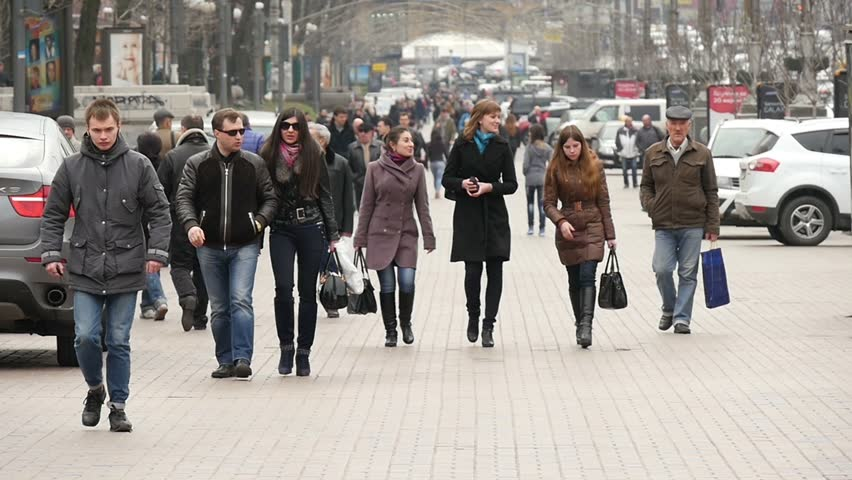
#> input picture iml-repo/vscode/02-material/W08/data/people01.jpg, 852 x 480 px
$ jupyter execute --allow-errors 03-hog.ipynb
#> lines starting #> are read from the running program, lines starting #| are printed output that depends on the picture; long printed decimals are rounded
# Gradient image features: Histogram of Oriented Gradients (HoG) introduction
This exercise is centered around extraction of gradient features from images. It consist of two parts:
1. Construction of sobel (derivative) filters and convolving them with a sample image.
2. Introduction and application of HoG features on a sample image.

The following cell loads a sample image.

[cell 1]
## load input image
import matplotlib.pyplot as plt


fn =  "./data/people01.jpg"
image = plt.imread(fn)
#> image is the input picture: shape (480, 852, 3); mean R, G, B 152.3, 146.7, 141.6
print(image.shape)
#| (480, 852, 3)

fig, ax1 = plt.subplots(figsize=(12, 8), sharex=True, sharey=True)

ax1.axis('off')
ax1.imshow(image, cmap=plt.cm.gray)
ax1.set_title('Input image')

---
**Task 1 (medium): Apply sobel filters👩‍💻**
The goal in this task is to construct derivative (sobel) filters in the x and y direction, and apply them by implementing a convolution algoritm.
The following steps must be completed:
1. Constuct the two gradient filters defined by the matrices below:

$$
sobel_x=\left[
	\begin{array}{r r r}
		-1 & 0 & 1 \\
		-2 & 0 & 2 \\
		-1 & 0 & 1
	\end{array}
\right],
sobel_y=\left[
	\begin{array}{r r r}
		-1 & -2 & -1 \\
		0 &  0 & 0 \\
		1 & 2 & 1
	\end{array}
\right]
$$
2. (Optional) For the exercises last week, the `convolve`
 method from scipy was used to apply the filters. You are free to reuse the same method for this exercise. Optionally, this week we implement the method `convolve2d`
 from scratch. Below is a breakdown of the `convolve2d`
 function used for performing a 2D convolution operation on an image:
    - Reverse the filter, flipping it both vertically and horizontally, to adhere to the convolution's mathematical definition.

    - Output preparation, create an empty array, the same size as the image, to capture the convolution results.

    - Add zero-padding around the image borders to ensure that the kernel properly processes the edges.

    - Convolution process, iterate over each pixel. For each, apply the kernel, multiply its values with the image segment, and sum the results to assign a new value to the pixel.

3. Apply the sobel filters using `convolve2d`
 (or `convolve`
 from scipy) on the sample image. Plot the results using the provided subplot template.

---

[cell 2]
import numpy as np
import matplotlib.pyplot as plt
from scipy.ndimage import convolve

def rgb2gray(rgb):
    """Convert RGB image to grayscale
       Parameters:
        rgb : RGB image
       Returns:
        Grayscale image
    """
    return np.dot(rgb[...,:3], [0.2989, 0.5870, 0.1140])

# [8 lines left out: function convolve2d, not called in this run]
    # write implementation here...


# Convert the image to grayscale
gray_image = rgb2gray(image)

# Compute the gradients using the Sobel operator
# Define the Sobel operator kernels.

# Step 1: construct sobel filters
sobel_x = np.array([[-1, 0, 1], [-2, 0, 2], [-1, 0, 1]])
sobel_y = np.array([[1, 2, 1], [0, 0, 0], [-1, -2, -1]])
# Step 2: implement / finish
...
# Step 3: convolve the image with the filters
convolve_x = convolve(gray_image, sobel_x)
convolve_y = convolve(gray_image, sobel_y)
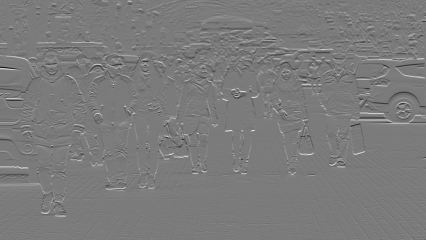
#> convolve_y: shape (480, 852) float64 (shown at 1/2 size); min -911.3, max 971.2, mean 1.6; drawn with min black and max white
# Step 4:  Visualize the original image and gradients with the following subplot template

plt.figure(figsize=(15, 5))
plt.subplot(1, 3, 1)
plt.imshow(gray_image, cmap='gray'),
plt.title('Original Grayscale Image')
plt.xticks([]), plt.yticks([])  # Hides the tick values on X and Y axis

plt.subplot(1, 3, 2)
plt.imshow(convolve_x, cmap='gray')
plt.title('Gradient along X-axis')
plt.xticks([]), plt.yticks([])  # Hides the tick values on X and Y axis

plt.subplot(1, 3, 3)
plt.imshow(convolve_y, cmap='gray')
plt.title('Gradient along Y-axis')
plt.xticks([]), plt.yticks([])  # Hides the tick values on X and Y axis
plt.show()

In the following section, you are reintroduced (see the classification lecture slides) to the [HOG descriptor](https://en.wikipedia.org/wiki/Histogram_of_oriented_gradients)
, shown how to calculate a HoG featues for an image, which includes a visualization of the HoG descriptor.
## Overview of Histogram of Oriented Gradients (HOG) Algorithm
The Histogram of Oriented Gradients (HOG) is a feature descriptor used in computer vision and image processing to detect objects. The process involves the following stages:

**1. Preprocessing / Smoothing:**

Initially, the image undergoes a global normalization application — a procedure that diminishes the effects of lighting discrepancies. A common technique involves gamma (power-law) compression, which can be achieved by calculating the square root or logarithm of each color channel. This stage helps in lessening the impact of local shadowing and highlights variations since the image texture strength is generally related to the local surface illumination.

**2. Calculation of Image Gradients:**

This stage focuses on computing the first-order image gradients. These gradients are crucial as they encapsulate information regarding contours, silhouettes, and textures. This process helps in maintaining resistance to different lighting conditions. The standard procedure is to either convert the image to grayscale or use the most prominent color channel.

**Info**

This step was implemented by us in the first part of the exercise.

**3. Creation of Cells and Calculation of Histograms:**

The objective here is to create an encoding that is attuned to local image content, yet stable against minor alterations in posture or appearance. This method involves partitioning the image window into smaller spatial segments known as "cells." Each cell undergoes a process to accumulate a local 1-D histogram that calculates gradient or edge orientations across all pixels within the cell. This histogram, known as the "orientation histogram," categorizes the gradient angle range into several predetermined bins, with the gradient magnitudes of the cell's pixels contributing to the histogram's data.

**4. Normalization Across Blocks:**

The subsequent stage involves normalizing, which takes into account local arrays of cells, and performs contrast adjustments on their collective responses before the next phase. This step is pivotal for achieving invariance to lighting, shadowing, and edge contrast. It operates by gathering a metric of local histogram "energy" over localized cell groups termed "blocks." This metric is then employed to normalize each cell within the block. Notably, while each cell might be common to multiple blocks, the normalizations are unique to each block, resulting in the cell's repeated appearance with distinct normalizations in the final output vector. Despite seeming redundant, this technique enhances performance. The descriptors obtained from these normalised blocks are what constitute the Histogram of Oriented Gradient (HOG) descriptors.
**5. Compilation of Feature Vector:**

The concluding step amalgamates the HOG descriptors from all block groupings, derived from a dense, overlapping grid spanning the detection window, into a unified feature vector. This vector is integral for the functionality of the window classifier.
In essence, the HOG algorithm is a sophisticated method that converts image data into a format conducive to object detection, with considerable resistance to variations in lighting and posture.

---
**Task 2 (easy): Calculate the HOG descriptor👩‍💻**
After block normalization, concatenate the resulting histograms into the final HOG feature descriptor (vector).
Use the function [skimage.feature.hog](https://scikit-image.org/docs/stable/api/skimage.feature.html<elem-0>.feature.hog)
 to compute
the feature descriptor vector from the resized image. Use the command:
```python
(fd, hog) = hog(
image,
orientations=bins,
pixels_per_cell=(pixels_per_cell, pixels_per_cell),
cells_per_block=(cells_per_block, cells_per_block),
block_norm="L2",
visualize=True,
feature_vector=False,
channel_axis=-1)

```
The function `skimage.features.hog`
 also returns the feature descriptor vector (`fd`
), in which its
size is equal to the number of: Bins $\times$ Block Columns
$\times$ Block Rows $\times$ Cells in the Block.

---

[cell 3]
from skimage.feature import hog
from skimage import data, exposure

# load new image
image1 = data.astronaut()[:270,100:320]
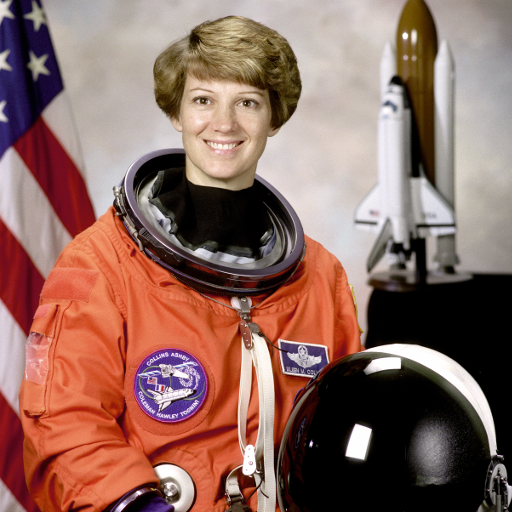
#> input picture skimage.data.astronaut(), 512 x 512 px
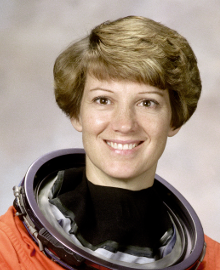
#> image1: shape (270, 220, 3); mean R, G, B 148.5, 130.6, 117.9
print(image1.shape)
#| (270, 220, 3)

feature_vector=True,
bins = 8
pixels_per_cell = 16
cells_per_block = 4

# replace this with hog feature results. fd is the feature vector and hog_image is the visualization of the calculated gradients.
fd1, hog_feat1 = hog(
    image1,
    orientations=bins,
    pixels_per_cell=(pixels_per_cell, pixels_per_cell),
    cells_per_block=(cells_per_block, cells_per_block),
    block_norm='L2',
    visualize=True,
    feature_vector=feature_vector,
    channel_axis=-1
)
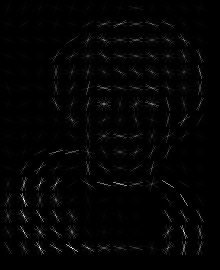
#> hog_feat1: shape (270, 220) float64; min 0, max 68.85, mean 1.1; drawn with min black and max white
#> fd1 = 16640 values, max 0.717 at index 14860, min 0 at index 12411, mean 0.0553

# after implementation of the HoG function, run the following plot
fig, (ax1, ax2) = plt.subplots(1, 2, figsize=(8, 4), sharex=True, sharey=True)

ax1.axis('off')
ax1.imshow(image1, cmap=plt.cm.gray)
ax1.set_title('Input image')

# Rescale histogram for better display
hog_image_rescaled = exposure.rescale_intensity(hog_feat1, in_range=(0, 10))

ax2.axis('off')
ax2.imshow(hog_image_rescaled, cmap=plt.cm.gray)
ax2.set_title('Histogram of Oriented Gradients')
plt.show()

---
**Task 3 (easy): Test the HOG descriptor👩‍💻**
Test the HOG descriptor and function settings:
Try changing:
- The number of bins
- The number of pixels per cell
- The number of cells per block

1. The number of cells per block does not change the visulization, why is that? what does it actually affect?
2. How much does the features space reduce by doing HoG (compare to the default setting)?    - Follow-up (optional), how is the number of output features (i.e. shape of HoG feature vector) defined by the settings (number of bins, number of pixels per cell, and number of cells per block)
**Tip**
Use the output shape of the feature vector to infer the relationship.

---
In the next cell we load another image (of a cat) and run the same code as above

1. Changing the `cells_per_block` parameters changes the size of the block moving over the image, and thereby how many blocks each cell is a part of. E.g. if we have 16 pixels per cell and a 64x64 image, then there are 4x4 cells ($16 \cdot 4 = 64$) no matter what, then `cells_per_block` simply says whether $1, 2, \cdots, \ or \ 4$ cells overlap when moving the block over the image. This affects the normalization and the final feature vector but will not be shown in the visualization of each cell.
2. Say each pixel in an image is a feature, and we have $64 \times 64$ image, 8 bins (orientations), (16, 16) pixels cells, and (2, 2) cell blocks. Then we have $4 \times 4$ cells and a stride of 1 cell, which results in a histogram with $3 \cdot 3 \cdot 4 \cdot 8 = 288 \ entries$ --> 288 features from a total of $64 \cdot 64 = 4096$

[cell 4]
image2 = data.cat()[:270,:440:2]
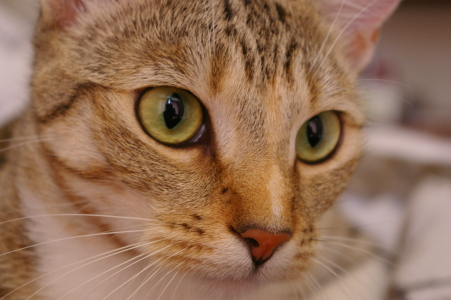
#> input picture skimage.data.cat(), 451 x 300 px
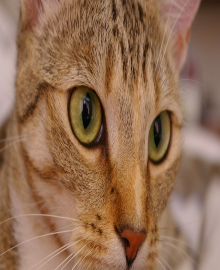
#> image2: shape (270, 220, 3); mean R, G, B 146.3, 109.6, 83.4
print(image2.shape)
#| (270, 220, 3)

bins = 8
pixels_per_cell = 16
cells_per_block = 4

# replace this with hog feature results. fd is the feature vector and hog_image is the visualization of the calculated gradients.
fd2,hog_feat2 = hog(
    image2,
    orientations=bins,
    pixels_per_cell=(pixels_per_cell, pixels_per_cell),
    cells_per_block=(cells_per_block, cells_per_block),
    visualize=True,
    feature_vector=feature_vector,
    channel_axis=-1,
)
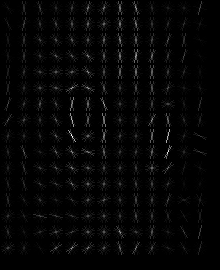
#> hog_feat2: shape (270, 220) float64; min 0, max 46.89, mean 1; drawn with min black and max white
#> fd2 = 16640 values, max 0.279 at index 11392, min 0 at index 97, mean 0.069

# after implementation of the HoG function, run the following plot
fig, (ax1, ax2) = plt.subplots(1, 2, figsize=(8, 4), sharex=True, sharey=True)

ax1.axis('off')
ax1.imshow(image2, cmap=plt.cm.gray)
ax1.set_title('Input image')

# Rescale histogram for better display
hog_image_rescaled2 = exposure.rescale_intensity(hog_feat2, in_range=(0, 10))
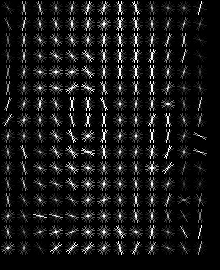
#> hog_image_rescaled2: shape (270, 220) float64; min 0, max 1, mean 0.0932

ax2.axis('off')
ax2.imshow(hog_image_rescaled2, cmap=plt.cm.gray)
ax2.set_title('Histogram of Oriented Gradients')

---
**Task 4 (easy): Use Hog Features👩‍💻**
In this task compare the HoG features extracted from the two images. Specifically do the following:
1. For different setting visually compare the hog features
2. Calculate the normalized (use `np.linalg.norm`
 to normalize vectors) scalar product between the two feature vectors `fd1`
 and `fd2`.
    - Was is the scalar product between two feacture vectors? (compare it to the value of 1 )
    - Repeat the calculation for multiple HoG filter settings, notice a difference?

#tip(Set `feature_vector`
=True in `hog`
)

3. Based on the similarity, explain how HoG features can be used to classify different images of cat/humans.

---

2. We're measuring the cosine similarity of the two vectors
    - We see that the result is $0.45$ and a value of $1.0$ would indicate they were completely similar and vice versa for $0.0$. So summarized they do share some similarities but not enough to say they're the same
    - Increasing bins and cells per block decreases the similarity of the image while increasing the pixel per cell increases the similarity between the two images. This shows how increasing the amount of pixels per cell, makes it harder to make out the objects in the image (to a certain degree), while increasing the bins allows for more features of the image to be included, and increasing the cells allows differences in other cells to show up more in a given cell
3. A threshold could be identified where past a certain similarity an image could be said to contain said object. Say we have an image of a human and an image of a cat, we then compare a third image to each of our two known images, in order to identify if a cat or human is contained in the image

[cell 5]
# 2
def calc_hog_norm(image1, image2, orientations, pixels_per_cell, cells_per_block):
#> called with orientations = 8, pixels_per_cell = 16, cells_per_block = 4
    fd1, _ = hog(
        image1,
        orientations=orientations,
        pixels_per_cell=(pixels_per_cell, pixels_per_cell),
        cells_per_block=(cells_per_block, cells_per_block),
        feature_vector=True,
        visualize=True,
        channel_axis=-1,
    )
#> fd1 = 16640 values, max 0.372 at index 14852, min 0 at index 12411, mean 0.0612

    fd2, _ = hog(
        image2,
        orientations=orientations,
        pixels_per_cell=(pixels_per_cell, pixels_per_cell),
        cells_per_block=(cells_per_block, cells_per_block),
        feature_vector=True,
        visualize=True,
        channel_axis=-1,
    )

    fd1_norm = fd1 / np.linalg.norm(fd1)
#> fd1_norm = 16640 values, max 0.0327 at index 14852, min 0 at index 12411, mean 0.00537
    fd2_norm = fd2 / np.linalg.norm(fd2)
#> fd2_norm = 16640 values, max 0.0245 at index 11392, min 0 at index 97, mean 0.00605

    return np.dot(fd1, fd2) / (np.linalg.norm(fd1) * np.linalg.norm(fd2))
    # return np.dot(fd1_norm, fd2_norm)

bins = 8
pixels_per_cell = 16
cells_per_block = 4
print(f'Question 2 part 1: {calc_hog_norm(image1, image2, bins, pixels_per_cell, cells_per_block)}')
#| Question 2 part 1: 0.5086


orientations = [2, 4, 8, 16]
bin_change = []
for bin in orientations:
    bin_change.append(calc_hog_norm(image1, image2, bin, pixels_per_cell, cells_per_block))
#> after the loop, bin_change = [0.804, 0.614, 0.509, 0.439]

pixels = [2, 4, 8, 16, 32, 64]
pixel_change = []
#> (the rest of this cell did not finish here and is left out)

---
**Task 5 (medium): Interpretation/ Understanding questions💡**
Test your implementation by selecting
multiple images available in our dataset (`peopleXY.jpg`
). You
have to compare (visually) the HOG features of people and non-people
images.
- What is visually needed for humans to identify objects visually, compared to hog features?
- How would you apply HoG features in practice to classify different objects in a larger image with multiple people?

---We will get back to that next week!
The code in the cell below visualizes the HoG features:

- Humans would use a unique shape and/or combination of colors. Consider an image of an eye from a random animal, while some eyes are unique many aren't which makes it difficult to guess which animal the eye is from. But given a larger part of the animal, say the head, now we have a more unique shape and more colors, or lack thereof, which makes it easier to make out which animal is in the picture. Hog features do something similar to using the shape of objects to identify them, as it uses the edges of objects in images to get their rough shape
- Detecting multiple objects in an image becomes quite a combinatorial challenge, I would either:
    - Compare individual blocks to references, and try multiple block sizes to cover variations in the image
    - Identify unique shapes of objects, e.g. looking for a human I would look for heads, arms, legs, torsos, etc. Again, with varying block sizes

[cell 6]
# load new image
fn =  "./data/people01.jpg"
image = plt.imread(fn)
print(image.shape)
#| (480, 852, 3)

feature_vector=True,
bins = 8
pixels_per_cell = 16
cells_per_block = 4

fd,hog_image = hog(
    image,
    orientations=bins,
    pixels_per_cell=(pixels_per_cell, pixels_per_cell),
    cells_per_block=(cells_per_block, cells_per_block),
    feature_vector=True,
    visualize=True,
    channel_axis=-1,
)
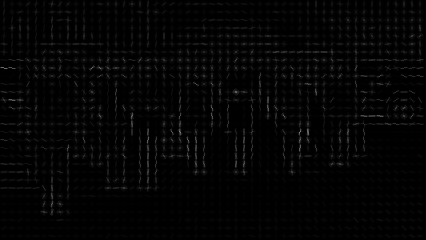
#> hog_image: shape (480, 852) float64 (shown at 1/2 size); min 0, max 62.49, mean 1.1; drawn with min black and max white

print(f' HoG feature vector shape: {fd.shape}')
#|  HoG feature vector shape: (172800,)
print(f' HoG feature vector shape after vectorization: {fd.reshape(-1).shape}')
#|  HoG feature vector shape after vectorization: (172800,)

fig, (ax1, ax2) = plt.subplots(1, 2, figsize=(12, 4), sharex=True, sharey=True)

ax1.axis('off')
ax1.imshow(image, cmap=plt.cm.gray)
ax1.set_title('Input image')

# Rescale histogram for better display
hog_image_rescaled = exposure.rescale_intensity(hog_image, in_range=(0, 10))
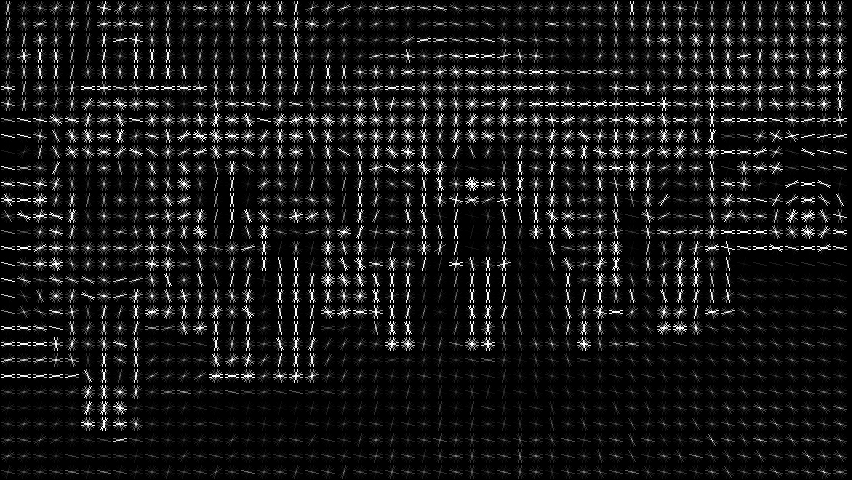
#> hog_image_rescaled: shape (480, 852) float64; min 0, max 1, mean 0.0914

ax2.axis('off')
ax2.imshow(hog_image_rescaled, cmap=plt.cm.gray)
ax2.set_title('Histogram of Oriented Gradients')

plt.show()

$ run again, with iml-repo/vscode/02-material/W08/data/people02.jpg copied over iml-repo/vscode/02-material/W08/data/people01.jpg
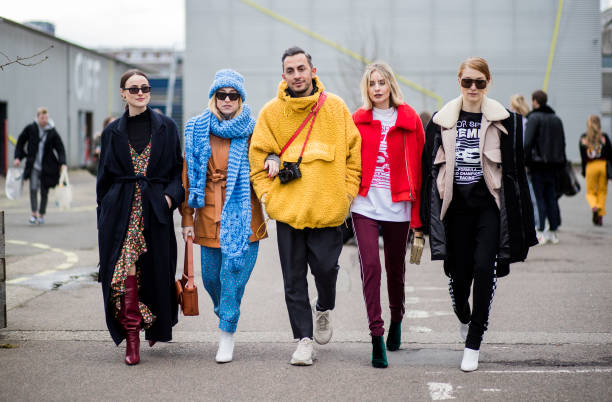
#> input picture iml-repo/vscode/02-material/W08/data/people02.jpg, 612 x 402 px
#> image is the input picture: shape (402, 612, 3); mean R, G, B 139.8, 130.9, 129.4
#| (402, 612, 3)
#| (270, 220, 3)
#> `fd1, hog_feat1 = hog( image1, orientations=bins, pixels_per_cell=(pixe..`: fd1 = 16640 values, max 0.717 at index 14860, min 0 at index 12411, mean 0.0553
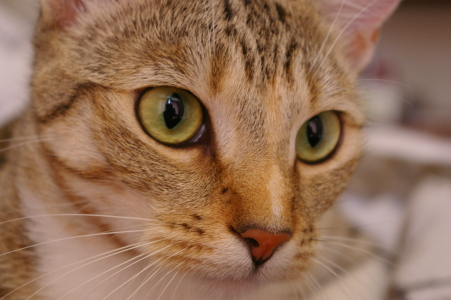
#> input picture skimage.data.cat(), 451 x 300 px
#| (270, 220, 3)
#> `fd2,hog_feat2 = hog( image2, orientations=bins, pixels_per_cell=(pixel..`: fd2 = 16640 values, max 0.279 at index 11392, min 0 at index 97, mean 0.069
#> in calc_hog_norm, `fd1, _ = hog( image1, orientations=orientations, pixels_per_cell=(pixe..`: fd1 = 16640 values, max 0.372 at index 14852, min 0 at index 12411, mean 0.0612
#> fd1_norm = 16640 values, max 0.0327 at index 14852, min 0 at index 12411, mean 0.00537
#> fd2_norm = 16640 values, max 0.0245 at index 11392, min 0 at index 97, mean 0.00605
#| Question 2 part 1: 0.5086
#> after the loop `for bin in orientations:`: bin_change = [0.804, 0.614, 0.509, 0.439]
#| (402, 612, 3)
#|  HoG feature vector shape: (98560,)
#|  HoG feature vector shape after vectorization: (98560,)
#> `hog_image_rescaled = exposure.rescale_intensity(hog_image, in_range=(0..`:
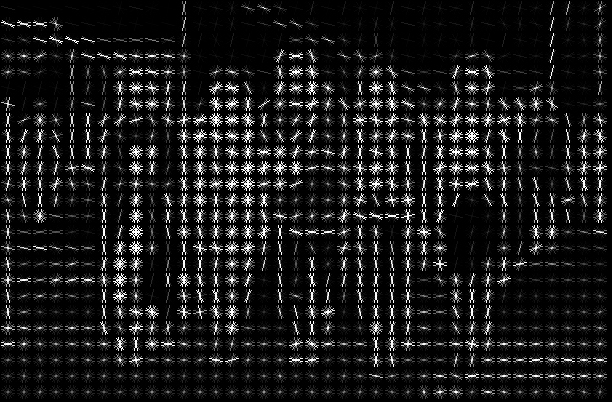
#> hog_image_rescaled: shape (402, 612) float64; min 0, max 1, mean 0.103
